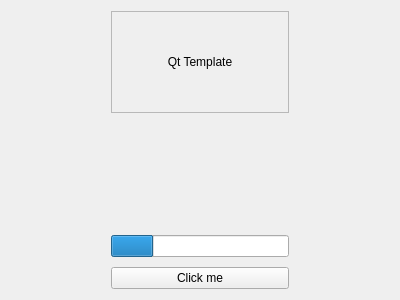
<?xml version="1.0" encoding="UTF-8"?>
<ui version="4.0">
 <class>MainWindow</class>
 <widget class="QWidget" name="MainWindow">
  <property name="geometry">
   <rect>
    <x>0</x>
    <y>0</y>
    <width>400</width>
    <height>300</height>
   </rect>
  </property>
  <property name="sizePolicy">
   <sizepolicy hsizetype="Fixed" vsizetype="Fixed">
    <horstretch>0</horstretch>
    <verstretch>0</verstretch>
   </sizepolicy>
  </property>
  <property name="minimumSize">
   <size>
    <width>400</width>
    <height>300</height>
   </size>
  </property>
  <property name="maximumSize">
   <size>
    <width>400</width>
    <height>300</height>
   </size>
  </property>
  <property name="baseSize">
   <size>
    <width>400</width>
    <height>300</height>
   </size>
  </property>
  <property name="windowTitle">
   <string>Form</string>
  </property>
  <layout class="QVBoxLayout" name="verticalLayout_2">
   <item>
    <layout class="QVBoxLayout" name="verticalLayout">
     <property name="spacing">
      <number>10</number>
     </property>
     <property name="leftMargin">
      <number>100</number>
     </property>
     <property name="rightMargin">
      <number>100</number>
     </property>
     <item>
      <widget class="QFrame" name="frame">
       <property name="sizePolicy">
        <sizepolicy hsizetype="Preferred" vsizetype="Preferred">
         <horstretch>0</horstretch>
         <verstretch>0</verstretch>
        </sizepolicy>
       </property>
       <property name="maximumSize">
        <size>
         <width>16777215</width>
         <height>16777215</height>
        </size>
       </property>
       <property name="frameShape">
        <enum>QFrame::StyledPanel</enum>
       </property>
       <property name="frameShadow">
        <enum>QFrame::Raised</enum>
       </property>
       <layout class="QGridLayout" name="gridLayout">
        <item row="0" column="0">
         <widget class="QLabel" name="label">
          <property name="text">
           <string>Qt Template</string>
          </property>
          <property name="alignment">
           <set>Qt::AlignCenter</set>
          </property>
         </widget>
        </item>
       </layout>
      </widget>
     </item>
     <item>
      <widget class="QLabel" name="imageLabel">
       <property name="text">
        <string/>
       </property>
       <property name="scaledContents">
        <bool>true</bool>
       </property>
      </widget>
     </item>
     <item>
      <widget class="QProgressBar" name="progressBar">
       <property name="value">
        <number>24</number>
       </property>
       <property name="alignment">
        <set>Qt::AlignCenter</set>
       </property>
       <property name="textVisible">
        <bool>false</bool>
       </property>
       <property name="orientation">
        <enum>Qt::Horizontal</enum>
       </property>
       <property name="invertedAppearance">
        <bool>false</bool>
       </property>
       <property name="textDirection">
        <enum>QProgressBar::TopToBottom</enum>
       </property>
       <property name="format">
        <string>%p%</string>
       </property>
      </widget>
     </item>
     <item>
      <widget class="QPushButton" name="pushButton">
       <property name="text">
        <string>Click me</string>
       </property>
      </widget>
     </item>
    </layout>
   </item>
  </layout>
 </widget>
 <resources/>
 <connections/>
</ui>
